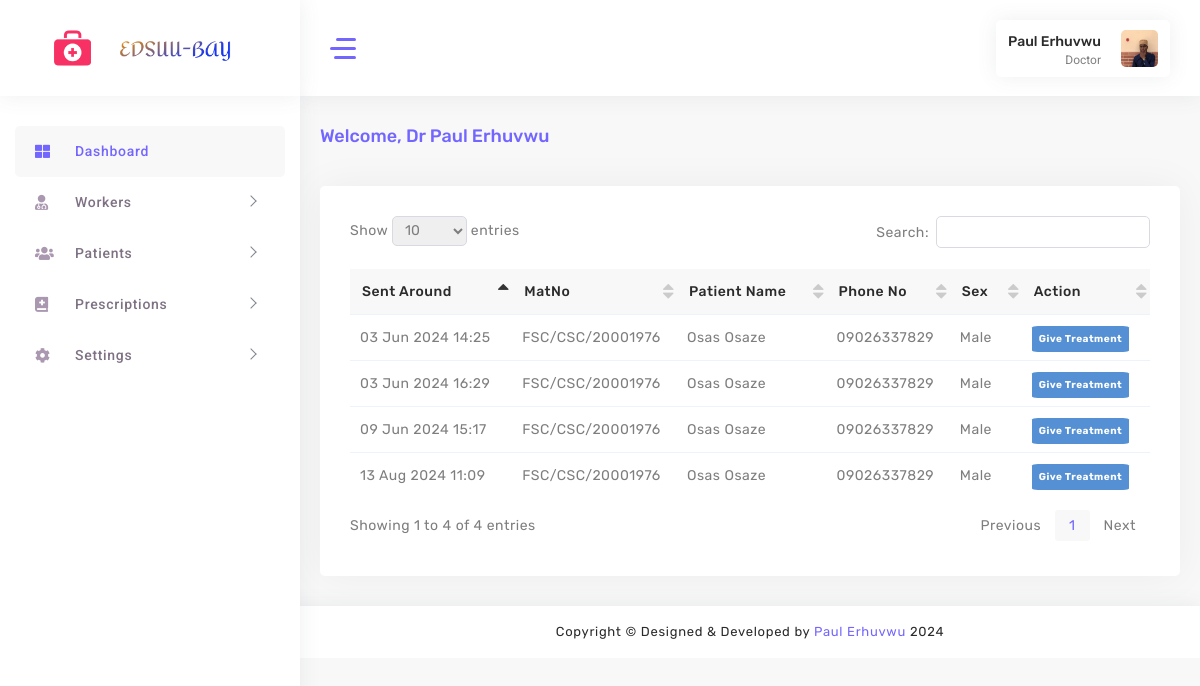
/doctor/ (signed in), run on the app's committed database.
### accounts/models.py (models this page shows, shortened)
class UserProfile(models.Model):
    USER_ROLES = (
        ('nurse', 'Nurse'),
        ('doctor', 'Doctor'),
    )
    user = models.OneToOneField(User, on_delete=models.CASCADE)
    email = models.EmailField(max_length=30)
    role = models.CharField(max_length=20, choices=USER_ROLES)
    phone_number = models.CharField(max_length=15)
    profile_picture = models.ImageField(upload_to='profile_pictures', blank=True, null=True)
    bio = models.TextField(blank=True, null=True)
    address = models.TextField(blank=True, null=True)
    birthday = models.DateField(blank=True, null=True)

class VitalSigns(models.Model):
    patient = models.ForeignKey(PatientProfile, on_delete=models.CASCADE)
    doctor = models.ForeignKey(UserProfile, on_delete=models.CASCADE)
    weight = models.CharField(max_length=10)
    blood_pressure = models.CharField(max_length=10)
    temperature = models.CharField(max_length=10)
    pulse = models.CharField(max_length=10)
    created_at = models.DateTimeField(auto_now_add=True)  # This field will store the time when the vital sign was created
    status = models.CharField(max_length=20, default='Not Started')  # Add this field

class PatientProfile(models.Model):
    first_name = models.CharField(max_length=100)
    last_name = models.CharField(max_length=100)
    matriculation_number = models.CharField(max_length=20, unique=True)
    email = models.EmailField()
    mobile_no = models.CharField(max_length=11)
    birthday = models.DateField()
    marital_status = models.CharField(max_length=20, choices=[('Married', 'Married'), ('Unmarried', 'Unmarried')])
    sex = models.CharField(max_length=10, choices=[('Male', 'Male'), ('Female', 'Female')])
    blood_group = models.CharField(max_length=5, choices=[('A+', 'A+'), ('A-', 'A-'), ('B+', 'B+'), ('B-', 'B-'), ('O+', 'O+'), ('O-', 'O-'), ('AB+', 'AB+'), ('AB-', 'AB-')])
    genotype = models.CharField(max_length=2, choices=[('AA', 'AA'), ('AS', 'AS'), ('AC', 'AC'), ('SS', 'SS'), ('SC', 'SC')])
    address = models.TextField()
    patient_height = models.CharField(max_length=10)
    image = models.ImageField(upload_to='patients/', blank=True, null=True)
    mothers_number = models.CharField(max_length=11)
    fathers_number = models.CharField(max_length=11)

### accounts/views.py (the view)
# urls.py: path('doctor/', homedoc, name='homedoc'),
@login_required(login_url='/custom_login/')
@role_required('doctor')
def homedoc(request):
    user_profile = UserProfile.objects.get(user=request.user)
    vital_signs = VitalSigns.objects.filter(doctor=user_profile).select_related('patient')
    context = {
        'user_profile': user_profile,
        'vital_signs': vital_signs,
    }
    return render(request, 'doctor/index.html', context)

### accounts/views.py (called while the page is built)
def role_required(role):
    def decorator(view_func):
        @wraps(view_func)
        def _wrapped_view(request, *args, **kwargs):
            if request.user.is_authenticated:
                user_profile = UserProfile.objects.get(user=request.user)
                if user_profile.role == role:
                    return view_func(request, *args, **kwargs)
                else:
                    return redirect('error404')  # Update 'error404' with your actual URL name for the error page
            else:
                return redirect('login')
        return _wrapped_view
    return decorator

### accounts/templates/doctor/index.html (shortened to what this page needs)
{% load static %}
<!DOCTYPE html>
<html lang="en">
<head>
    <link rel="stylesheet" href="{% static 'assets/main/css/fonts.css' %}">
    <link rel="stylesheet" href="{% static 'assets/main/css/style.css' %}">
</head>
<body>
    <div id="main-wrapper" class="show">
        <aside class="left-panel nicescroll-box">
            <nav class="navigation">
                <ul class="list-unstyled main-menu">
                    <li class="has-submenu active">
                        <a href="#">
                            <i class="fas fa-th-large"></i>
                            <span class="nav-label">Dashboard</span>
                        </a>
                    </li>
                    <li class="has-submenu">
                        <a href="javascript:void()" class="has-arrow mm-collapsed">
                            <i class="fas fa-user-md"></i>
                            <span class="nav-label">Workers</span>
                        </a>
                    </li>
                    <li class="has-submenu">
                        <a href="javascript:void()" class="has-arrow mm-collapsed">
                            <i class="fas fa-users"></i>
                            <span class="nav-label">Patients</span>
                        </a>
                    </li>
                    <li class="has-submenu">
                        <a href="javascript:void()" class="has-arrow mm-collapsed">
                            <i class="fas fa-book-medical"></i>
                            <span class="nav-label">Prescriptions</span>
                        </a>
                    </li>
                    <li class="has-submenu">
                        <a href="javascript:void()" class="has-arrow mm-collapsed">
                            <i class="fas fa-cog"></i>
                            <span class="nav-label">Settings</span>
                        </a>
                    </li>
                </ul>
            </nav>
        </aside>
        <div class="nav-header">
            <div class="brand-logo">
                <a href="#"> <img class="logo-tabib" src="{% static 'assets/images/download.png' %}" alt=""></a>
                <a href="#"><img class="brand-title" src="{% static 'assets/images/logo.png' %}" alt=""></a>
            </div>
        </div>
        <div class="header">
            <header class="top-head container-fluid">
                <div class="nav-control">
                    <div class="hamburger">
                        <span class="line"></span><span class="line"></span><span class="line"></span>
                    </div>
                </div>
                <div class="header-right">
                    <div class="my-account-wrapper widget-7">
                        <div class="account-wrapper">
                            <div class="account-control">
                                <a class="login header-profile" href="#" title="Sign in">
                                    <div class="header-info">
                                        <span style="text-transform: capitalize;">{{ user.get_full_name }}</span>
                                        <small>{{ user.userprofile.get_role_display }}</small>
                                    </div>
                                    <img src="{% if user.userprofile.profile_picture %}{{ user.userprofile.profile_picture.url }}{% else %}{% static 'assets/images/profile.jpg' %}{% endif %}" alt="Profile Picture">
                                </a>
                            </div>
                        </div>
                    </div>
                </div>
            </header>
        </div>
        <div class="content-body">
            <div class="warper container-fluid">
                <div class="row page-titles mx-0">
                    <div class="col-lg-12 p-md-0">
                        <h4 class="text-primary">Welcome, <span class="names">Dr <span style="text-transform: capitalize;">{{ user.first_name }} {{ user.last_name }}</span></span></h4>
                    </div>
                </div>
                <div class="new-patients main_container">
                    <div class="row">
                        <div class="col-md-12">
                            <div class="card shadow">
                                <div class="card-body">
                                    <div class="table-responsive">
                                        <table id="example1" class="display nowrap">
                                            <thead>
                                                <tr>
                                                    <th>Sent Around</th>
                                                    <th>MatNo</th>
                                                    <th>Patient Name</th>
                                                    <th>Phone No</th>
                                                    <th>Sex</th>
                                                    <th>Action</th>
                                                </tr>
                                            </thead>
                                            <tbody>
                                                {% if vital_signs %}
                                                    {% for vital in vital_signs %}
                                                        <tr>
                                                            <td>{{ vital.created_at|date:"d M Y H:i" }}</td>
                                                            <td style="text-transform: uppercase;">{{ vital.patient.matriculation_number }}</td>
                                                            <td style="text-transform: capitalize;">{{ vital.patient.first_name }} {{ vital.patient.last_name }}</td>
                                                            <td>{{ vital.patient.mobile_no }}</td>
                                                            <td>{{ vital.patient.sex }}</td>
                                                            <td>
                                                                <a href="{% url 'prescription' vital.patient.id %}" style="background-color: #5490d3; padding: 7px; border-radius: 6%; color: #fff; font-weight: bold; font-size: 10px;"> Give Treatment</a>
                                                            </td>
                                                        </tr>
                                                {% endfor %}
                                                {% else %}
                                                    <tr><td colspan="6">No patients found</td></tr>
                                            {% endif %}
                                            </tbody>
                                        </table>
                                    </div>
                                </div>
                            </div>
                        </div>
                    </div>
                </div>
            </div>
        </div>
        <div class="footer">
            <div class="copyright">
                <p class="mb-0">Copyright © Designed &amp; Developed by <a href="#" target="_blank">Paul Erhuvwu</a>
                    2024
                </p>
            </div>
        </div>
    </div>
</body>
</html>

### data on the page
VitalSigns: created_at "03 Jun 2024 14:25", patient.matriculation_number "FSC/CSC/20001976", patient.first_name "Osas", patient.last_name "Osaze", patient.mobile_no "09026337829", patient.sex "Male"
VitalSigns: created_at "03 Jun 2024 16:29", patient.matriculation_number "FSC/CSC/20001976", patient.first_name "Osas", patient.last_name "Osaze", patient.mobile_no "09026337829", patient.sex "Male"
VitalSigns: created_at "09 Jun 2024 15:17", patient.matriculation_number "FSC/CSC/20001976", patient.first_name "Osas", patient.last_name "Osaze", patient.mobile_no "09026337829", patient.sex "Male"
VitalSigns: created_at "13 Aug 2024 11:09", patient.matriculation_number "FSC/CSC/20001976", patient.first_name "Osas", patient.last_name "Osaze", patient.mobile_no "09026337829", patient.sex "Male"

### other printed values
{{ user.get_full_name }} "Paul Erhuvwu"
{{ user.userprofile.get_role_display }} "Doctor"
{{ user.first_name }} "Paul"
{{ user.last_name }} "Erhuvwu"
